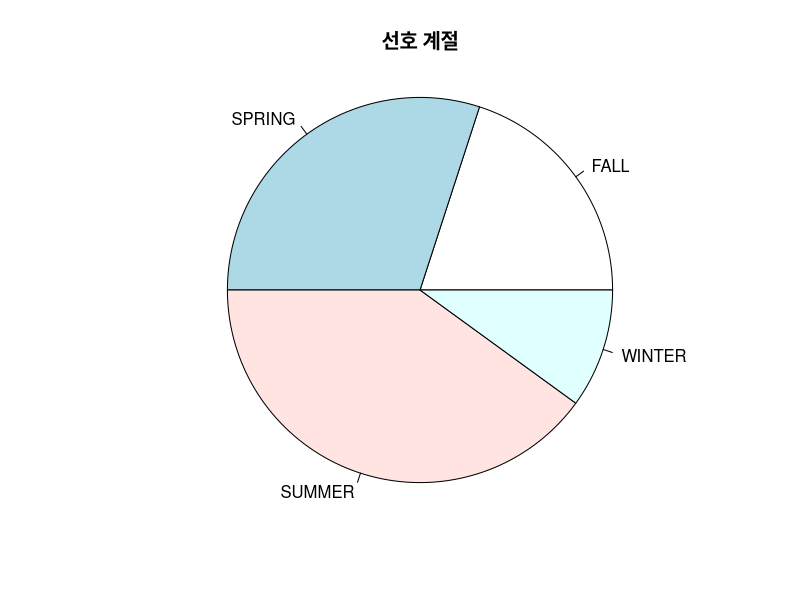
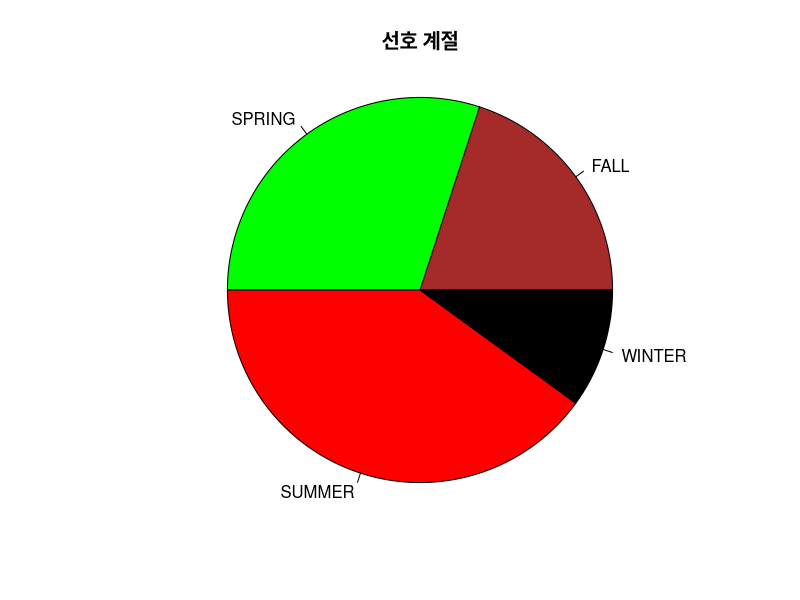
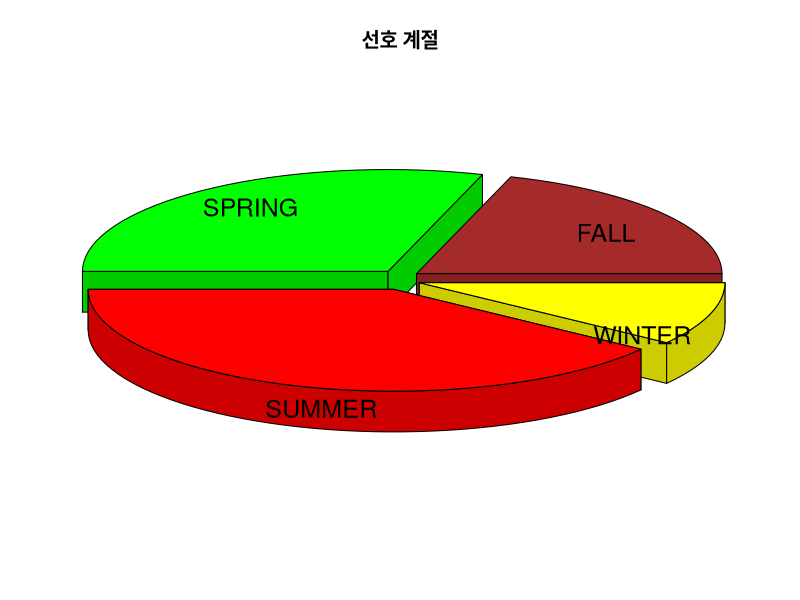
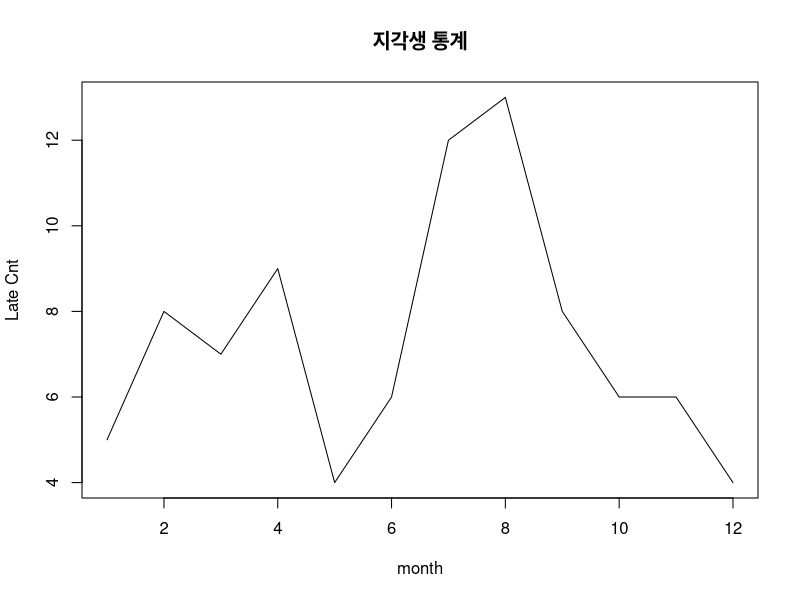

Write R code to recreate these figures, in order.
#원 그래프
favorite <- c('WINTER','SUMMER','SPRING','SUMMER','SUMMER','FALL','FALL','SUMMER','SPRING','SPRING')
ds <- table(favorite) # ds <- table() : 선호계절 정보를 table 함수를 통해 도수분포를 계산하고 이를 ds에 저장
ds
pie(ds, main="선호 계절",radius = 1) # ds에 저장된 값들을 원 안에서 시계 반대 방향으로 따라가며 파이 조각으로 표시

pie(ds, main="선호 계절",col=c('brown','green','red','black'),radius = 1) # 파이 조각의 색 지정하기

#입체 원 그래프
install.packages('plotrix')
library(plotrix)
pie3D(ds,main="선호 계절",labels=names(ds),
      labelces = 1.0, explode = 0.1, radius = 1.5, col=c('brown','green','red', 'yellow') )
# labels: 파이별 레이블 지정, labelces: 레이블의 폰트 크기, explode: 파이 간 간격

# 선 그래프 : 시계열 데이터 시각화에 주로 쓰임
month = 1:12
late = c(5,8,7,9,4,6,12,13,8,6,6,4)

plot(month, late, main="지각생 통계",type = 'l',lty=1,lwd=1,xlab="month",ylab="Late Cnt")
#plot(x축 데이터, y축 데이터, 제목, 그래프 종류 선택, 선의 종류 선택, 선의 굵기 선택,  x축 레이블, y축 레이블)

